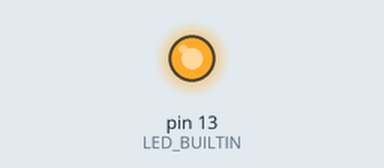
Recording of a sketch running on a simulated Arduino Uno, built with avr-gcc and run on an emulated ATmega328P. Shown: output pins drawn as LEDs (lit = HIGH).

Above: at 0.18 s.
At 19.0 s:
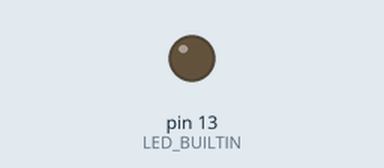
Timing chart, 0 to 25.9 s (numbered marks = the images above):
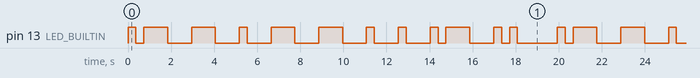

Measured:
- by itself, pin 13 (LED_BUILTIN): moves between LOW and HIGH, repeating every 19.9 s
- by itself, everything shown: repeats every 19.9 s, in 24 steps

The sketch:

MorseName1.0.ino
```cpp
int dotDuration = 369;
int dashDuration = 3 * dotDuration;
int waitDuration = 5 * dotDuration;

void setup() {
  pinMode(LED_BUILTIN, OUTPUT);
}

void loop() {
  // A
 digitalWrite(LED_BUILTIN, HIGH);
 delay(dotDuration);
 digitalWrite(LED_BUILTIN, LOW);
 delay(dotDuration);
 digitalWrite(LED_BUILTIN, HIGH);
 delay(dashDuration);
 digitalWrite(LED_BUILTIN, LOW);
 delay(dashDuration);

  // N
  digitalWrite(LED_BUILTIN, HIGH);
  delay(dashDuration);
  digitalWrite(LED_BUILTIN, LOW);
  delay(dashDuration);
  digitalWrite(LED_BUILTIN, HIGH);
  delay(dotDuration);
  digitalWrite(LED_BUILTIN, LOW);
  delay(dashDuration);

  // G
  digitalWrite(LED_BUILTIN, HIGH);
  delay(dashDuration);
  digitalWrite(LED_BUILTIN, LOW);
  delay(dashDuration);
  digitalWrite(LED_BUILTIN, HIGH);
  delay(dashDuration);
  digitalWrite(LED_BUILTIN, LOW);
  delay(dashDuration);
  digitalWrite(LED_BUILTIN, HIGH);
  delay(dotDuration);
  digitalWrite(LED_BUILTIN, LOW);
  delay(dashDuration);

  // E
  digitalWrite(LED_BUILTIN, HIGH);
  delay(dotDuration);
  digitalWrite(LED_BUILTIN, LOW);
  delay(dashDuration);

  // L
  digitalWrite(LED_BUILTIN, HIGH);
  delay(dotDuration);
  digitalWrite(LED_BUILTIN, LOW);
  delay(dotDuration);
  digitalWrite(LED_BUILTIN, HIGH);
  delay(dashDuration);
  digitalWrite(LED_BUILTIN, LOW);
  delay(dashDuration);
  digitalWrite(LED_BUILTIN, HIGH);
  delay(dotDuration);
  digitalWrite(LED_BUILTIN, LOW);
  delay(dotDuration);
  digitalWrite(LED_BUILTIN, HIGH);
  delay(dotDuration);
  digitalWrite(LED_BUILTIN, LOW);
  delay(waitDuration);

}
```
